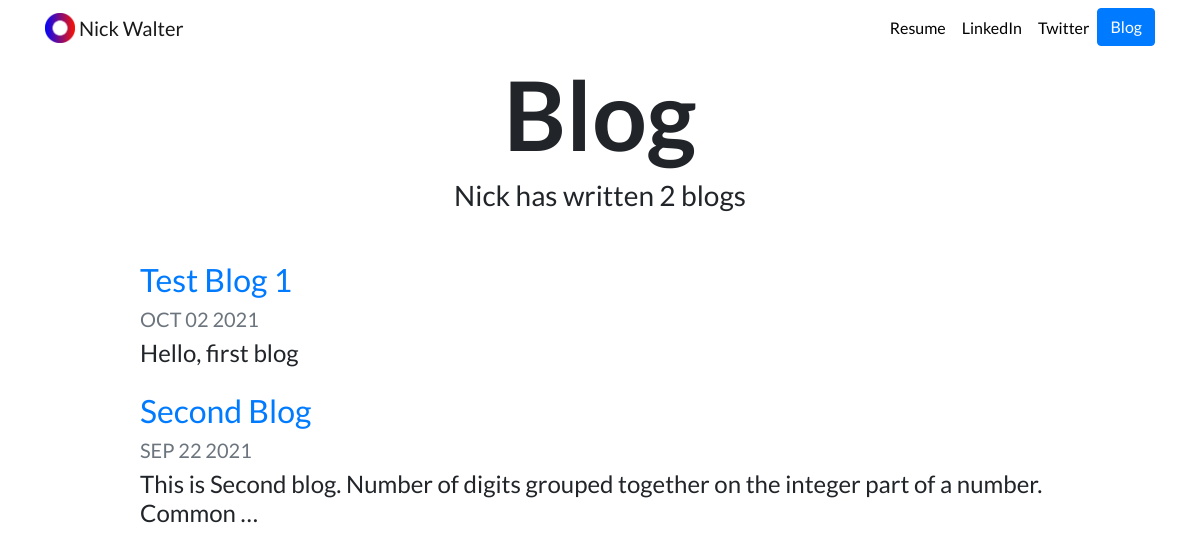
Screenshot of /blog/ with the database file from the repository.
### blog/models.py (models this page shows, shortened)
class Blog(models.Model):
    title = models.CharField(max_length=200)
    description = models.TextField()
    date = models.DateField()

### blog/views.py (the view)
# urls.py: path('', views.all_blogs, name='all_blogs'),
def all_blogs(request):
    blogs = Blog.objects.order_by('-date')
    return render(request, 'blog/all_blogs.html', {'blogs':blogs})

### blog/templates/blog/all_blogs.html
{% extends "portfolio/base.html" %}
{% load static %}
{% block content %}
<h1 id="blogtitle" class="font-weight-bold text-center">Blog</h1>
<h3 class="text-center mb-5">Nick has written {{ blogs.count }} blog{{ blogs.count|pluralize }}</h3>
{% for blog in blogs %}
<div class="row justify-content-center my-3">
  <div class="col-md-10">
    <a href="{% url 'blog:detail' blog.id %}">
      <h2>{{ blog.title }}</h2>
    </a>
    <h5 class="text-muted">{{ blog.date|date:'M d Y'|upper }}</h5>
    <h4>{{ blog.description|striptags|truncatechars:100 }}</h4>
  </div>
</div>
{% endfor %}
{% endblock %}

### portfolio/static/portfolio/custom.css (style rules this page uses)
body { font-family: 'Lato', sans-serif; }
#blogtitle { font-size: 6rem; }

### rows the page displays
Blog: title "Test Blog 1", date "OCT 02 2021", description "Hello, first blog"
Blog: title "Second Blog", date "SEP 22 2021", description "This is Second blog. Number of digits grouped together on the integer part of a number. Common …"

### other values shown
{{ blogs.count }} "2"
